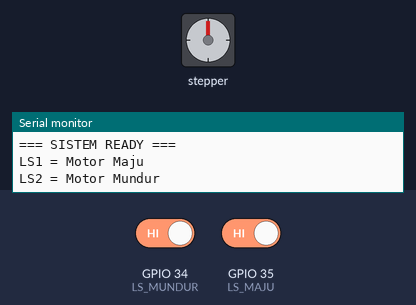
The sketch below on a simulated ESP32. Parts: stepper motor, the last lines printed to the serial monitor. Wiring (inferred from the names in the program): stepper motor driver (200 steps per turn assumed): step GPIO 19; direction GPIO 18; enable GPIO 4. The test bench sets the inputs (shaded band); at power-on: GPIO 34 (LS_MUNDUR) HIGH, GPIO 35 (LS_MAJU) HIGH.

Above: at 1.2 s.
1.3 s: GPIO 34 (LS_MUNDUR) driven LOW
At 1.45 s:
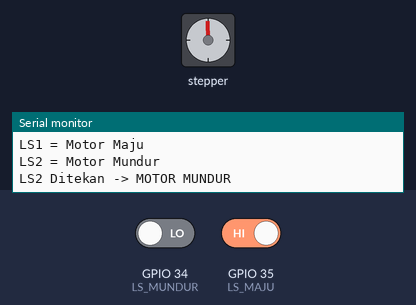
At 2.05 s:
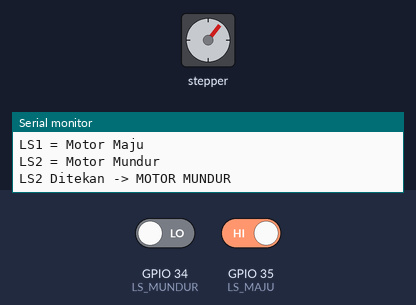
4.3 s: GPIO 35 (LS_MAJU) driven LOW
At 4.45 s:
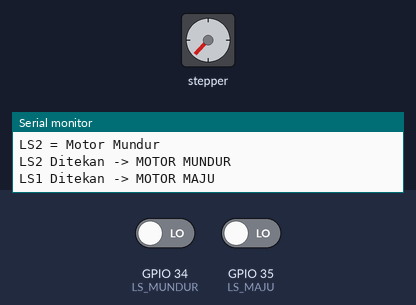
Timing chart, 0 to 22.9 s (numbered marks = the images above; inputs shaded):
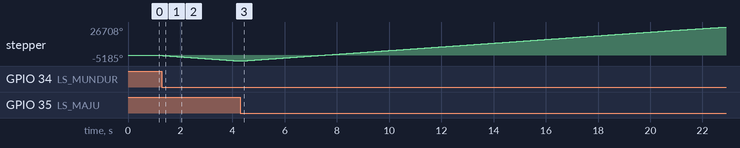

The sketch:

sketch_jun22a.ino
```cpp
// ==========================
// PIN TB6600
// ==========================
#define ENA 4
#define DIR 18
#define PUL 19

// ==========================
// LIMIT SWITCH
// ==========================
#define LS_MAJU    35
#define LS_MUNDUR  34

// ==========================
// SETTING MOTOR
// ==========================
int stepDelay = 500;

// Status motor
bool motorRunning = false;

// Debounce
bool lastLSMaju = HIGH;
bool lastLSMundur = HIGH;

unsigned long lastDebounce = 0;
const unsigned long debounceDelay = 100;

void setup() {

  Serial.begin(115200);

  pinMode(ENA, OUTPUT);
  pinMode(DIR, OUTPUT);
  pinMode(PUL, OUTPUT);

  pinMode(LS_MAJU, INPUT);
  pinMode(LS_MUNDUR, INPUT);

  digitalWrite(ENA, LOW);

  Serial.println("=== SISTEM READY ===");
  Serial.println("LS1 = Motor Maju");
  Serial.println("LS2 = Motor Mundur");
}

void loop() {

  bool stateLSMaju = digitalRead(LS_MAJU);
  bool stateLSMundur = digitalRead(LS_MUNDUR);

  // ==========================
  // LIMIT SWITCH MAJU
  // ==========================
  if (lastLSMaju == HIGH &&
      stateLSMaju == LOW &&
      millis() - lastDebounce > debounceDelay) {

    digitalWrite(DIR, HIGH);

    motorRunning = true;

    Serial.println("LS1 Ditekan -> MOTOR MAJU");

    lastDebounce = millis();
  }

  // ==========================
  // LIMIT SWITCH MUNDUR
  // ==========================
  if (lastLSMundur == HIGH &&
      stateLSMundur == LOW &&
      millis() - lastDebounce > debounceDelay) {

    digitalWrite(DIR, LOW);

    motorRunning = true;

    Serial.println("LS2 Ditekan -> MOTOR MUNDUR");

    lastDebounce = millis();
  }

  lastLSMaju = stateLSMaju;
  lastLSMundur = stateLSMundur;

  // ==========================
  // GERAKKAN MOTOR
  // ==========================
  if (motorRunning) {

    digitalWrite(PUL, HIGH);
    delayMicroseconds(stepDelay);

    digitalWrite(PUL, LOW);
    delayMicroseconds(stepDelay);
  }
}
```

Measured:
- after the input at 1.3 s, stepper: keeps turning counter-clockwise at about 1731°/s, starting at once
